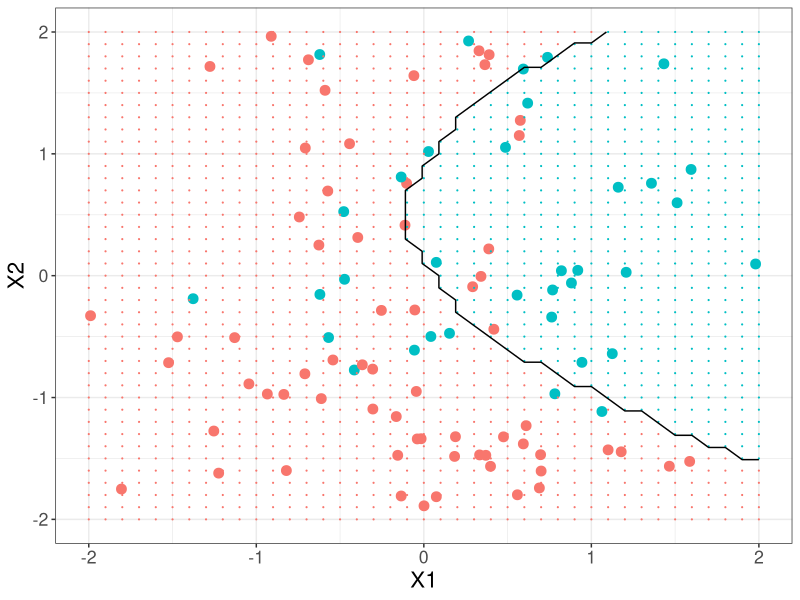
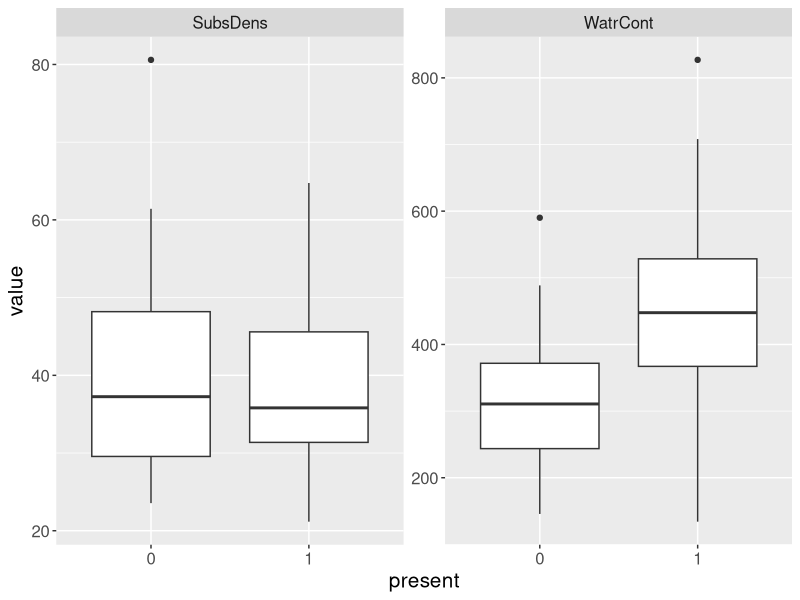
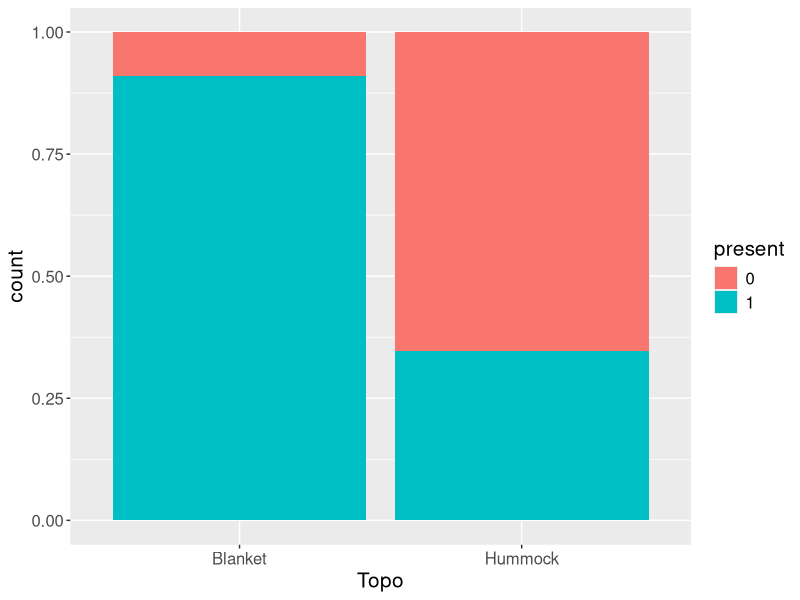
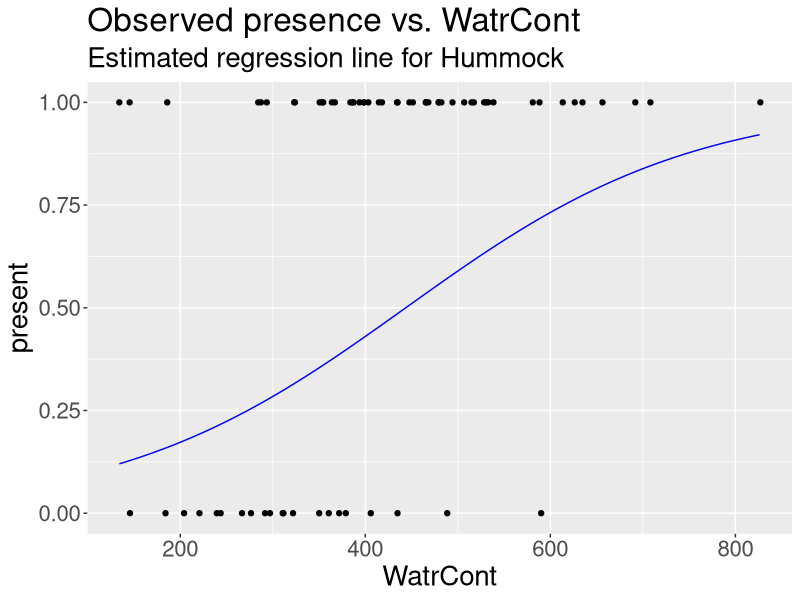

These charts were generated, in order, by the following R code:
## ---- chunk 1
library(tidyverse)
library(vegan)
data(mite)
data(mite.env)
## ---- chunk 2
set.seed(1)
n <- 100
lb <- -2; ub = 2
x <- cbind(truncnorm::rtruncnorm(n, a = lb, b = ub), runif(n, lb, ub))
beta <- c(1, 0.5)

true_probs <- pnorm(x%*%beta - 0.5*x[,2]^2)
labels <- purrr::rbernoulli(n, true_probs)*1


points_df <- data.frame(x) %>%
         mutate(class = factor(labels))


x_grid <- expand.grid(x = seq(lb,ub,0.1), y = seq(lb, ub, 0.1))
probs <- pnorm(as.matrix(x_grid)%*% beta - 0.5*x_grid[,2]^2)

plot_df_bayes <- data.frame(probs, X1=x_grid[,1], X2 = x_grid[,2]) %>%
  mutate(class = case_when(probs <= 0.50 ~ 0,
                           probs > 0.5 ~ 1)) %>%
  mutate(class = factor(class))



ggplot() +
  geom_point(data = points_df, aes(x = X1, y = X2, col = class), size = 3) +
  geom_point(data = plot_df_bayes, aes(x = X1, y = X2, col = class), size = 0.1)+
  geom_contour(data = plot_df_bayes, aes(x = X1, y=X2, z = as.numeric(class == 0)),
               breaks = 0.1,
               col = "black")+
  theme_bw()+
  guides(col = "none")+
  theme(text = element_text(size = 16))



## ---- chunk 3
#| echo: true
#| code-line-numbers: "3"
mite_dat_cat <- mite.env %>%
  add_column(abundance = mite$LRUG) %>%
  mutate(present = ifelse(abundance > 0, 1, 0)) %>%
  select(-abundance)
## ---- chunk 4
ggplot(mite_dat_cat %>%
         mutate(present = factor(present)) %>%
         pivot_longer(cols = 1:2, names_to = "var"), aes(x = present, y = value)) +
  geom_boxplot() +
  facet_wrap(~var, scales = "free")+
  theme(text = element_text(size = 15))

ggplot(mite_dat_cat %>%
         mutate(present = factor(present)), aes(x = Topo, fill = present)) +
  geom_bar(position = "fill") +
  theme(text = element_text(size = 15))
## ---- chunk 5
mite_log <- glm(present ~ Topo + WatrCont, data = mite_dat_cat,
                family = "binomial")

x <- min(mite_dat_cat$WatrCont):max(mite_dat_cat$WatrCont)
XB <- cbind(1,1, x) %*% coefficients(mite_log)
preds <- exp(XB)/(1 + exp(XB))

ggplot(data = mite_dat_cat, aes(x = WatrCont, y = present)) + 
  geom_point()+
  geom_path(data = data.frame(x = x, y = preds), mapping= aes(x =x, y = y),
              col = "blue") +
  ggtitle("Observed presence vs. WatrCont", subtitle = "Estimated regression line for Hummock")+
  theme(text = element_text(size = 20))
## ---- chunk 6
logistic_mod <- glm(present ~ WatrCont, data = mite_dat_cat, 
                    family = "binomial")
summary(logistic_mod)
## ---- chunk 7
mite_coeff <- round(coef(logistic_mod), 4)
